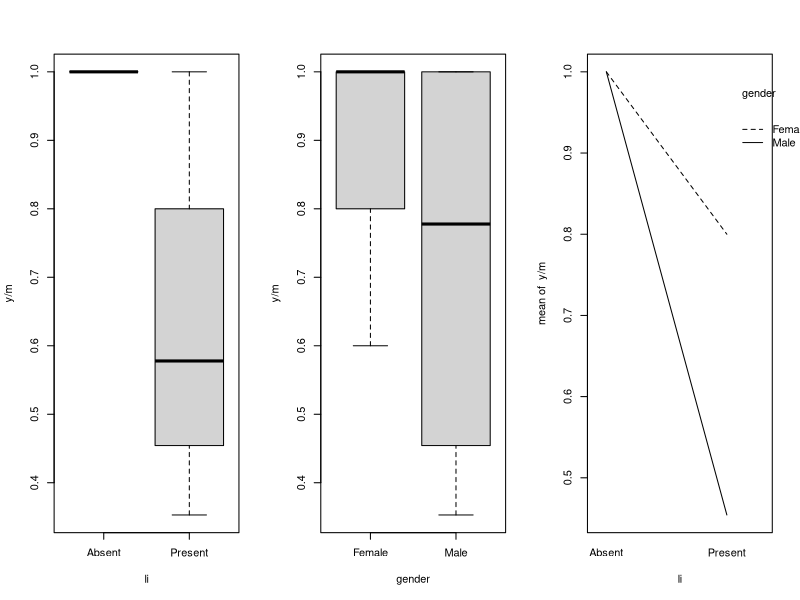

R code for this plot: (Note: this script raises an error after producing the figure.)
# GLM_problem_9.11.R

# Data prep ---------------------------------------------------------------

# li: lymphocytic infiltration
li <-  factor( c(0,0,0,0,1,1,1,1), labels=c("Absent", "Present"))
m <-  c(3,2,4,1,5,5,9,17)   # group size
y <- c(3,2,4,1,5,3,5,6)     # number of successes
# gl(): function to generate factor levels
# 2 levels, repeated in groups of 2, up to length 8
# See second column Table 9.11, p. 366
gender <- gl(2,2,8,labels=c("Female", "Male"))

par(mfrow=c(1,3))           # 1 row with 3 plots

   ### Part 1
# Proportion of successes against presence or absence of
# lymphocytic infiltration
plot(y/m~li)

# Proportion of successes against gender
plot(y/m~gender)

interaction.plot(li, gender, y/m)

   ### Part 2
m1 <- glm(y/m~gender, weights=m, family=binomial)
m2 <- glm(y/m~li+gender,weights=m, family=binomial)
m3 <- glm(y/m~gender+li, weights=m, family=binomial)
# Wald test. Effect of lymphocytic infiltration not significant
summary(m2)

   ### Part 3
# likelihood ratio test shows effect of lymphocytic infiltration
# is significant
anova(m2, test = "Chisq")
anova(m3, test = "Chisq")

   ### Part 4
# score test shows effect of lymphocytic infiltration
# is significant
z.score <- glm.scoretest(m1,as.numeric(li))
p.score <- 2*(1-pnorm(abs(z.score)))
c(z.score, p.score)

   #### Part 5
# Wald test results show nothing greatly significant; the others do.
# This is the Hauck-Donner effect, since y/m is always 1 when li is Absent